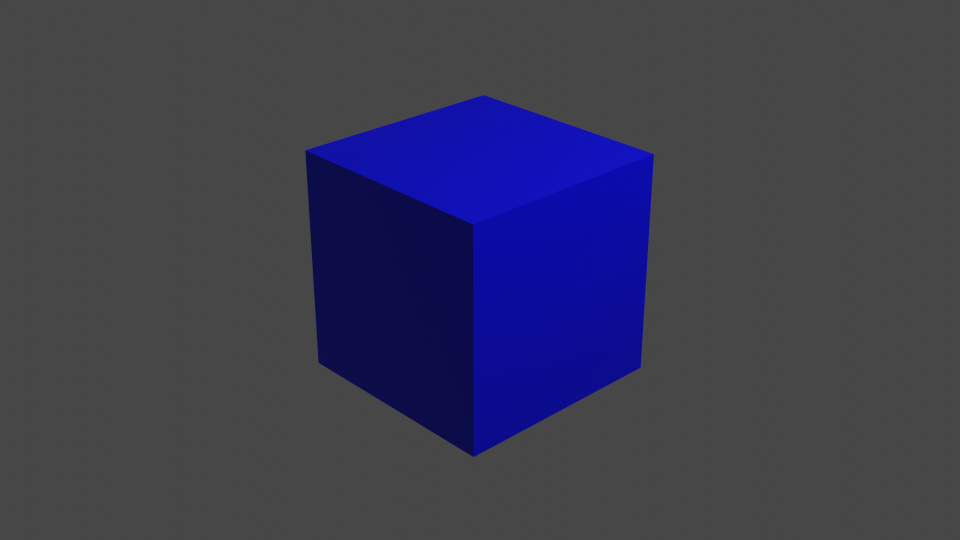
#> input picture cubo_azul_render.png, 1920 x 1080 px (shown at 1/2 size)
$ python string_art_auditor.py ../cubo_azul_render.png ../cubo_azul_render.png
#> lines starting #> are read from the running program, lines starting #| are printed output that depends on the picture; after the words box and inside, x2 and y2 are one past the last pixel; in counts of white or black regions, pixels touching at a corner belong together
import numpy as np
from PIL import Image
import sys
import math

def calculate_mse(imageA, imageB):
    # Sum of squared differences
    err = np.sum((imageA.astype("float") - imageB.astype("float")) ** 2)
    err /= float(imageA.shape[0] * imageA.shape[1])
    return err

def main():
    if len(sys.argv) < 3:
        print("Usage: python string_art_auditor.py <original_image> <generated_image>")
        return

    original_path = sys.argv[1]
    generated_path = sys.argv[2]

    imgA = Image.open(original_path).convert('L')
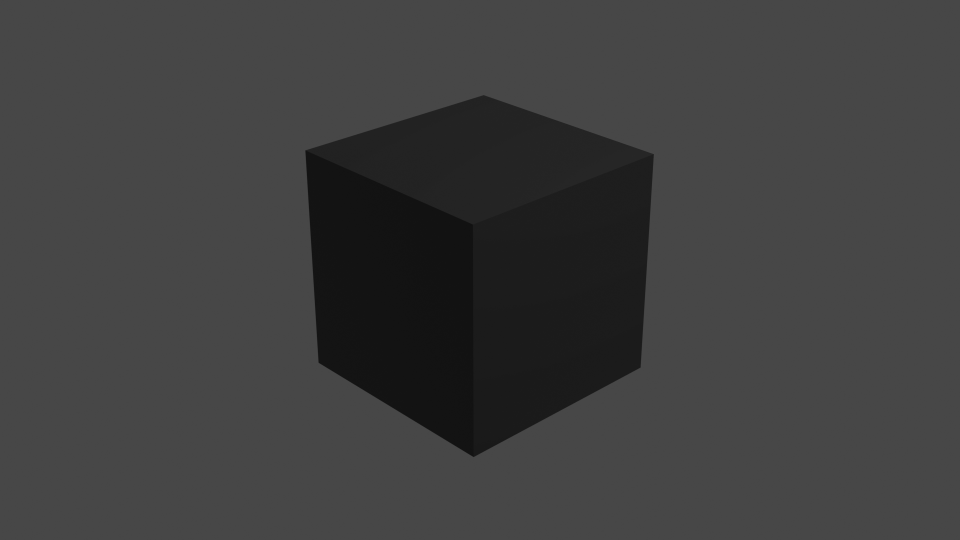
#> imgA: PIL image 1920x1080 L (shown at 1/2 size); min 17, max 72, mean 62.5
    imgB = Image.open(generated_path).convert('L')

    # Resize imgA to match imgB just in case
    if imgA.size != imgB.size:
        imgA = imgA.resize(imgB.size)

    # Convert to numpy arrays
    np_A = np.array(imgA)
    np_B = np.array(imgB)

    # Apply circular mask so we only compare inside the circle
    h, w = np_A.shape
#> h = 1080; w = 1920
    center = (w//2, h//2)
#> center = (960, 540)
    radius = w//2 - 2
#> radius = 958
    y, x = np.ogrid[:h, :w]
#> y = 1080 values from 0 to 1079
    mask = (x - center[0])**2 + (y - center[1])**2 <= radius**2

    # Set outside to white for both
    np_A[~mask] = 255
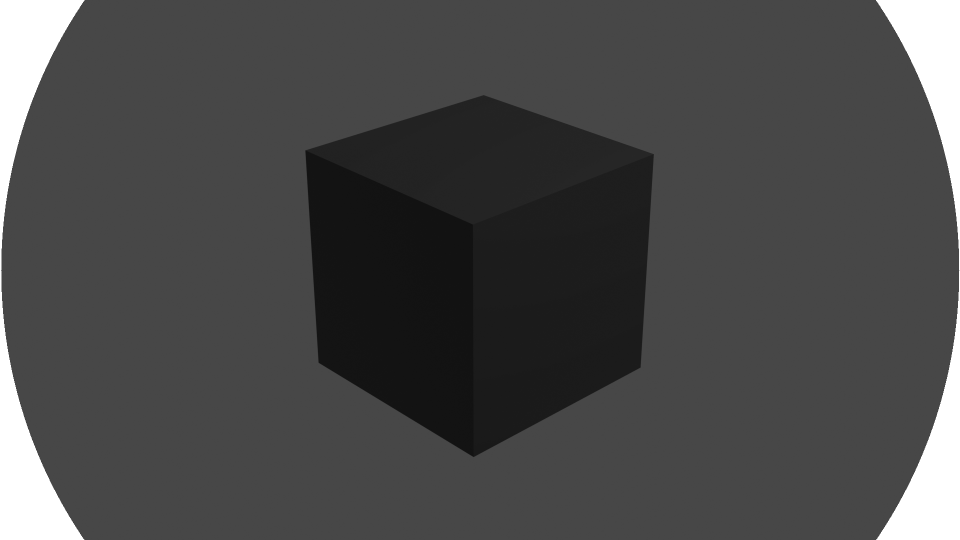
#> np_A: shape (1080, 1920) (shown at 1/2 size); 5.78% of pixels changed, all inside (x1, y1, x2, y2) = (0, 0, 1920, 1080)
    np_B[~mask] = 255

    mse = calculate_mse(np_A, np_B)
#> in calculate_mse, `err = np.sum((imageA.astype("float") - imageB.astype("float")) ** 2)`: err = 0
#> mse = 0

    # Calculate a score out of 100
    # Max possible MSE for 8-bit images is 255^2 = 65025
    # Let's map it: 0 MSE = 100%, 65025 MSE = 0%
    score = max(0, 100 - (mse / 65025) * 100)
#> score = 100

    print(f"MSE: {mse:.2f}")
#| MSE: 0.00
    print(f"Auditor_Score: {score:.2f}%")
#| Auditor_Score: 100.00%

if __name__ == "__main__":
    main()
